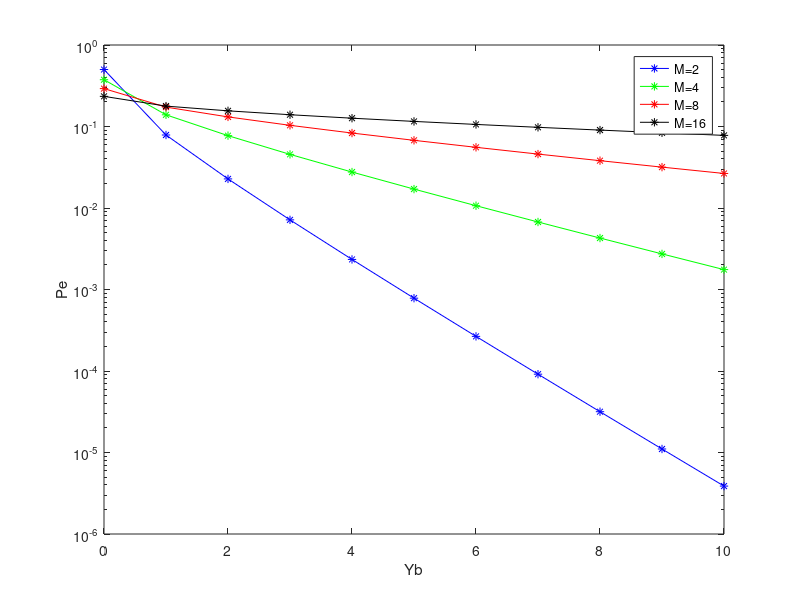

Write the MATLAB code that produced this figure.
clear all
clc
gamab=0:10;
m=2;
pe=(2*(m-1)/m)*qfunc(sqrt((6*log2(m)/((m^2)-1))*gamab));
pb=pe/log2(m);
semilogy(gamab,pb,'b-*')
hold on
m=4;
pe=(2*(m-1)/m)*qfunc(sqrt((6*log2(m)/((m^2)-1))*gamab));
pb=pe/log2(m);
semilogy(gamab,pb,'g-*')
m=8;
pe=(2*(m-1)/m)*qfunc(sqrt((6*log2(m)/((m^2)-1))*gamab));
pb=pe/log2(m);
semilogy(gamab,pb,'r-*')
m=16;
pe=(2*(m-1)/m)*qfunc(sqrt((6*log2(m)/((m^2)-1))*gamab));
pb=pe/log2(m);
semilogy(gamab,pb,'k-*')
xlabel('Yb')
ylabel('Pe')
legend('M=2','M=4','M=8','M=16')